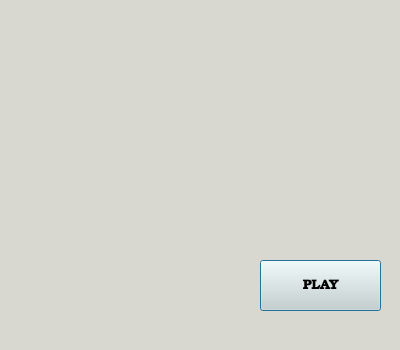
<?xml version="1.0" encoding="UTF-8"?>

<ui version="4.0">
    <author/>
    <comment/>
    <exportmacro/>
    <class>St_Window</class>
    <widget class="QDialog" name="St_Window">
        <property name="geometry">
            <rect>
                <x>0</x>
                <y>0</y>
                <width>400</width>
                <height>350</height>
            </rect>
        </property>
        <property name="windowTitle">
            <string>Welcome to Snake</string>
        </property>

        <property name="styleSheet">
            <string notr="true">background-color: rgb(216, 216, 209);</string>
        </property>

        <widget class="QWidget" name="centralwidget">
            <widget class="QPushButton" name="pushButton">
                <property name="geometry">
                    <rect>
                        <x>260</x>
                        <y>260</y>
                        <width>121</width>
                        <height>51</height>
                    </rect>
                </property>
                <property name="font">
                    <font>
                        <family>Bookman Old Style</family>
                        <pointsize>10</pointsize>
                        <weight>75</weight>
                        <bold>true</bold>
                    </font>
                </property>
                <property name="text">
                    <string>PLAY</string>
                </property>
                <property name="iconSize">
                    <size>
                        <width>28</width>
                        <height>25</height>
                    </size>
                </property>
                <property name="autoDefault">
                    <bool>true</bool>
                </property>
            </widget>
            <widget class="QLabel" name="piq">
                <property name="geometry">
                    <rect>
                        <x>50</x>
                        <y>50</y>
                        <width>301</width>
                        <height>181</height>
                    </rect>
                </property>
                <property name="text">
                    <string/>
                </property>
                <property name="pixmap">
                    <pixmap>../../CLionProjects/Snake2QT/cmake-build-debug/WelcomeIMG.png</pixmap>
                </property>
            </widget>
        </widget>

    </widget>
    <pixmapfunction/>
    <connections/>
</ui>
